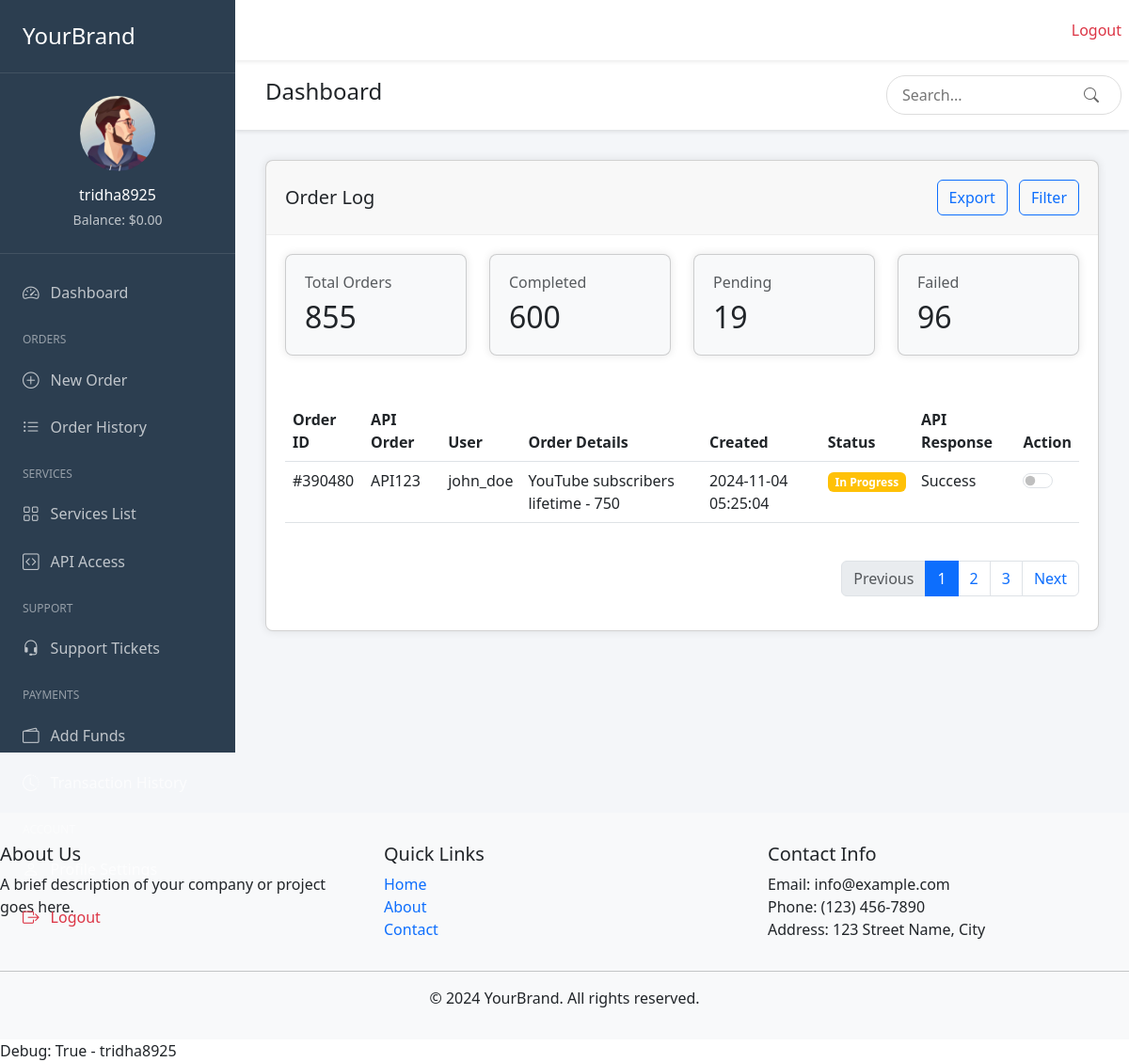
The app's page /dashboard/order-log/ (signed in) with its own data.
### authentication/models.py (models this page shows, shortened)
class User(AbstractUser):
    phone_number = models.CharField(max_length=15, blank=True, null=True)
    profile_picture = models.ImageField(upload_to='profile_pictures/', null=True, blank=True)
    balance = models.DecimalField(max_digits=10, decimal_places=2, default=0.00)
    timezone = models.CharField(max_length=50, null=True, blank=True)
    phone = models.CharField(max_length=20, null=True, blank=True)
    address = models.TextField(null=True, blank=True)
    city = models.CharField(max_length=100, null=True, blank=True)
    website = models.URLField(null=True, blank=True)
    skype = models.CharField(max_length=50, null=True, blank=True)
    whatsapp = models.CharField(max_length=20, null=True, blank=True)
    api_key = models.CharField(max_length=64, null=True, blank=True)

### user_dashboard/views.py (the view)
# urls.py: path('order-log/', views.order_log, name='order_log'),
@login_required
def order_log(request):
    orders = [{
        'order_id': '390480',
        'api_order': 'API123',
        'user': 'john_doe',
        'details': 'YouTube subscribers lifetime - 750',
        'created': '2024-11-04 05:25:04',
        'status': 'In Progress',
        'api_response': 'Success',
    }]
    context = {
        'active_tab': 'order',
        'orders': orders
    }
    return render(request, 'user_dashboard/order/order_log.html', context)

### templates/user_dashboard/order/order_log.html
{% extends 'user_dashboard/base_dashboard.html' %}
{% block dashboard_content %}
<div class="card">
    <div class="card-header">
        <div class="d-flex justify-content-between align-items-center">
            <h5 class="mb-0">Order Log</h5>
            <div>
                <button class="btn btn-outline-primary me-2">Export</button>
                <button class="btn btn-outline-primary">Filter</button>
            </div>
        </div>
    </div>
    <div class="card-body">
        <div class="row g-4 mb-4">
            <div class="col-md-3">
                <div class="card bg-light">
                    <div class="card-body">
                        <h6 class="text-muted">Total Orders</h6>
                        <h2 class="mb-0">855</h2>
                    </div>
                </div>
            </div>
            <div class="col-md-3">
                <div class="card bg-light">
                    <div class="card-body">
                        <h6 class="text-muted">Completed</h6>
                        <h2 class="mb-0">600</h2>
                    </div>
                </div>
            </div>
            <div class="col-md-3">
                <div class="card bg-light">
                    <div class="card-body">
                        <h6 class="text-muted">Pending</h6>
                        <h2 class="mb-0">19</h2>
                    </div>
                </div>
            </div>
            <div class="col-md-3">
                <div class="card bg-light">
                    <div class="card-body">
                        <h6 class="text-muted">Failed</h6>
                        <h2 class="mb-0">96</h2>
                    </div>
                </div>
            </div>
        </div>
        <div class="table-responsive">
            <table class="table">
                <thead>
                    <tr>
                        <th>Order ID</th>
                        <th>API Order</th>
                        <th>User</th>
                        <th>Order Details</th>
                        <th>Created</th>
                        <th>Status</th>
                        <th>API Response</th>
                        <th>Action</th>
                    </tr>
                </thead>
                <tbody>
                    {% for order in orders %}
                    <tr>
                        <td>#{{ order.order_id }}</td>
                        <td>{{ order.api_order }}</td>
                        <td>{{ order.user }}</td>
                        <td>{{ order.details }}</td>
                        <td>{{ order.created }}</td>
                        <td><span class="badge bg-warning">{{ order.status }}</span></td>
                        <td>{{ order.api_response }}</td>
                        <td>
                            <div class="form-check form-switch">
                                <input class="form-check-input" type="checkbox" role="switch">
                            </div>
                        </td>
                    </tr>
                    {% endfor %}
                </tbody>
            </table>
        </div>
        <nav class="mt-4">
            <ul class="pagination justify-content-end">
                <li class="page-item disabled"><a class="page-link" href="#">Previous</a></li>
                <li class="page-item active"><a class="page-link" href="#">1</a></li>
                <li class="page-item"><a class="page-link" href="#">2</a></li>
                <li class="page-item"><a class="page-link" href="#">3</a></li>
                <li class="page-item"><a class="page-link" href="#">Next</a></li>
            </ul>
        </nav>
    </div>
</div>
{% endblock %}

### templates/user_dashboard/base_dashboard.html (shortened to what this page needs)
{% extends 'base.html' %}
{% load static %}
{% block content %}
<div class="dashboard-wrapper">
    <nav class="sidebar">
        <div class="brand-header">
            <h4 class="text-white mb-0">YourBrand</h4>
        </div>
        <div class="user-profile">
            {% if user.profile_picture and user.profile_picture.url %}
                <img src="{{ user.profile_picture.url }}" class="profile-img" alt="{{ user.username }}">
            {% else %}
                <img src="{% static 'images/default-avatar.png' %}" class="profile-img" alt="{{ user.username }}">
            {% endif %}
            <h6 class="username">{{ user.username }}</h6>
            <small class="balance">Balance: ${{ user.balance|default:"0.00" }}</small>
        </div>
        <div class="nav-menu">
            <a href="{% url 'user_dashboard' %}" class="nav-link {% if active_tab == 'dashboard' %}active{% endif %}">
                <i class="bi bi-speedometer2"></i>
                <span>Dashboard</span>
            </a>
            <div class="nav-section">ORDERS</div>
            <a href="{% url 'new_order' %}" class="nav-link {% if active_tab == 'new_order' %}active{% endif %}">
                <i class="bi bi-plus-circle"></i>
                <span>New Order</span>
            </a>
            <a href="{% url 'order_log' %}" class="nav-link {% if active_tab == 'order_history' %}active{% endif %}">
                <i class="bi bi-list-ul"></i>
                <span>Order History</span>
            </a>
            <div class="nav-section">SERVICES</div>
            <a href="{% url 'services' %}" class="nav-link {% if active_tab == 'services' %}active{% endif %}">
                <i class="bi bi-grid"></i>
                <span>Services List</span>
            </a>
            <a href="{% url 'api_documentation' %}" class="nav-link {% if active_tab == 'api' %}active{% endif %}">
                <i class="bi bi-code-square"></i>
                <span>API Access</span>
            </a>
            <div class="nav-section">SUPPORT</div>
            <a href="{% url 'ticket_list' %}" class="nav-link {% if active_tab == 'support' %}active{% endif %}">
                <i class="bi bi-headset"></i>
                <span>Support Tickets</span>
            </a>
            <div class="nav-section">PAYMENTS</div>
            <a href="{% url 'add_funds' %}" class="nav-link {% if active_tab == 'add_funds' %}active{% endif %}">
                <i class="bi bi-wallet2"></i>
                <span>Add Funds</span>
            </a>
            <a href="{% url 'transaction_logs' %}" class="nav-link {% if active_tab == 'transactions' %}active{% endif %}">
                <i class="bi bi-clock-history"></i>
                <span>Transaction History</span>
            </a>
            <div class="nav-section">ACCOUNT</div>
            <a href="{% url 'user_profile' %}" class="nav-link {% if active_tab == 'profile' %}active{% endif %}">
                <i class="bi bi-person"></i>
                <span>Profile Settings</span>
            </a>
            <a href="{% url 'logout' %}" class="nav-link text-danger">
                <i class="bi bi-box-arrow-right"></i>
                <span>Logout</span>
            </a>
        </div>
    </nav>
    <main class="main">
        <div class="topbar">
            <div class="page-header">
                <h4>Dashboard</h4>
            </div>
            <div class="topbar-right">
                <div class="search-box">
                    <input type="search" placeholder="Search..." class="search-input">
                    <button class="search-btn"><i class="bi bi-search"></i></button>
                </div>
            </div>
        </div>
        <div class="content">
            {% block dashboard_content %}{% endblock %}
        </div>
    </main>
</div>
<link rel="stylesheet" href="https://cdn.jsdelivr.net/npm/bootstrap-icons@1.7.2/font/bootstrap-icons.css">
{% endblock %}

### templates/base.html (shortened to what this page needs)
<!DOCTYPE html>
<html lang="en">
  <head>
    <link
      href="https://cdn.jsdelivr.net/npm/bootstrap@5.3.0/dist/css/bootstrap.min.css"
      rel="stylesheet"
    />
  </head>
  <body>
    <nav class="navbar navbar-expand-lg navbar-light bg-white shadow-sm">
      <div class="container">
        <a class="navbar-brand text-primary" href="{% url 'home' %}">
        </a>
        <div class="collapse navbar-collapse" id="navbarNav">
          <ul class="navbar-nav me-auto">
            <li class="nav-item">
              <a class="nav-link" href="{% url 'home' %}">Home</a>
            </li>
            <li class="nav-item">
              <a class="nav-link" href="{% url 'about' %}">About</a>
            </li>
            <li class="nav-item">
              <a class="nav-link" href="{% url 'contact' %}">Contact</a>
            </li>
          </ul>
          <ul class="navbar-nav">
            {% if user.is_authenticated %}
            <li class="nav-item">
              <a class="nav-link" href="{% url 'user_dashboard' %}"
                >Dashboard</a
              >
            </li>
            <li class="nav-item">
              <a class="nav-link text-danger" href="{% url 'logout' %}"
                >Logout</a
              >
            </li>
            {% endif %}
          </ul>
        </div>
      </div>
    </nav>
    <div class="main-content">
       {% block content %}{% endblock %}
    </div>
    <footer class="footer">
      <div class="container">
        <div class="row">
          <div class="col-md-4">
            <h5>About Us</h5>
            <p>A brief description of your company or project goes here.</p>
          </div>
          <div class="col-md-4">
            <h5>Quick Links</h5>
            <ul class="list-unstyled">
              <li>
                <a href="{% url 'home' %}" class="text-decoration-none">Home</a>
              </li>
              <li>
                <a href="{% url 'about' %}" class="text-decoration-none"
                  >About</a
                >
              </li>
              <li>
                <a href="{% url 'contact' %}" class="text-decoration-none"
                  >Contact</a
                >
              </li>
            </ul>
          </div>
          <div class="col-md-4">
            <h5>Contact Info</h5>
            <ul class="list-unstyled">
              <li>Email: info@example.com</li>
              <li>Phone: (123) 456-7890</li>
              <li>Address: 123 Street Name, City</li>
            </ul>
          </div>
        </div>
        <hr />
        <div class="text-center">
          <p class="mb-0">&copy; 2024 YourBrand. All rights reserved.</p>
        </div>
      </div>
    </footer>
    <div class="container">
      Debug: {{ user.is_authenticated }} - {{ user.username }}
    </div>
  </body>
</html>

### templates/base.html (style rules this page uses)
body { display: flex; flex-direction: column; min-height: 100vh; overflow-x: hidden; }
.main-content { flex: 1; }
.navbar-brand { font-size: 1.5rem; font-weight: bold; }
.footer { background-color: #f8f9fa; padding: 2rem 0; margin-top: auto; }
.container { max-width: 100% !important; padding: 0 !important; margin: 0 !important; }

### templates/user_dashboard/base_dashboard.html (style rules this page uses)
* { margin: 0; padding: 0; box-sizing: border-box; }
.dashboard-wrapper { display: flex; min-height: 100vh; background: #f4f6f9; }
.sidebar { width: 250px; background: #2c3e50; height: 100vh; position: fixed; left: 0; top: 0; color: #fff; }
.brand-header { padding: 1.5rem; border-bottom: 1px solid rgba(255,255,255,0.1); }
.user-profile { padding: 1.5rem; text-align: center; border-bottom: 1px solid rgba(255,255,255,0.1); }
.profile-img { width: 80px; height: 80px; border-radius: 50%; margin-bottom: 1rem; }
.username { margin-bottom: 0.25rem; color: #fff; }
.balance { color: rgba(255,255,255,0.7); }
.nav-menu { padding: 1rem 0; }
.nav-section { padding: 1rem 1.5rem 0.5rem; font-size: 0.75rem; color: rgba(255,255,255,0.5); text-transform: uppercase; }
.nav-link { display: flex; align-items: center; padding: 0.75rem 1.5rem; color: rgba(255,255,255,0.7); text-decoration: none; transition: all 0.3s; }
.nav-link i { margin-right: 0.75rem; font-size: 1.1rem; }
.main { flex: 1; margin-left: 250px; width: calc(100% - 250px); }
.topbar { background: #fff; padding: 1rem 2rem; display: flex; justify-content: space-between; align-items: center; box-shadow: 0 2px 4px rgba(0,0,0,0.1); }
.search-box { display: flex; align-items: center; }
.search-input { padding: 0.5rem 1rem; border: 1px solid #ddd; border-radius: 20px; outline: none; width: 250px; }
.search-btn { background: none; border: none; margin-left: -40px; color: #666; cursor: pointer; }
.content { padding: 2rem; }
.card { background: #fff; border-radius: 8px; box-shadow: 0 0 10px rgba(0,0,0,0.1); margin-bottom: 1.5rem; }
.card-header { padding: 1.25rem; border-bottom: 1px solid #eee; }
.card-body { padding: 1.25rem; }

### records on screen
User: username "tridha8925", balance "0.00", is_authenticated "True"

### other values on screen
{{ order.order_id }} "390480"
{{ order.api_order }} "API123"
{{ order.user }} "john_doe"
{{ order.details }} "YouTube subscribers lifetime - 750"
{{ order.created }} "2024-11-04 05:25:04"
{{ order.status }} "In Progress"
{{ order.api_response }} "Success"
